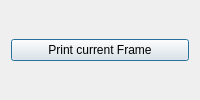
<?xml version="1.0" encoding="UTF-8"?>
<ui version="4.0">
 <class>Dialog</class>
 <widget class="QDialog" name="Dialog">
  <property name="windowTitle">
   <string>Echo Current Frame</string>
  </property>
  <layout class="QVBoxLayout" name="verticalLayout">
     <item>
      <widget class="QPushButton" name="CurrentFrameButton">
       <property name="text">
        <string>Print current Frame</string>
       </property>
      </widget>
     </item>
  </layout>
 </widget>
 <resources/>
 <connections/>
</ui>
